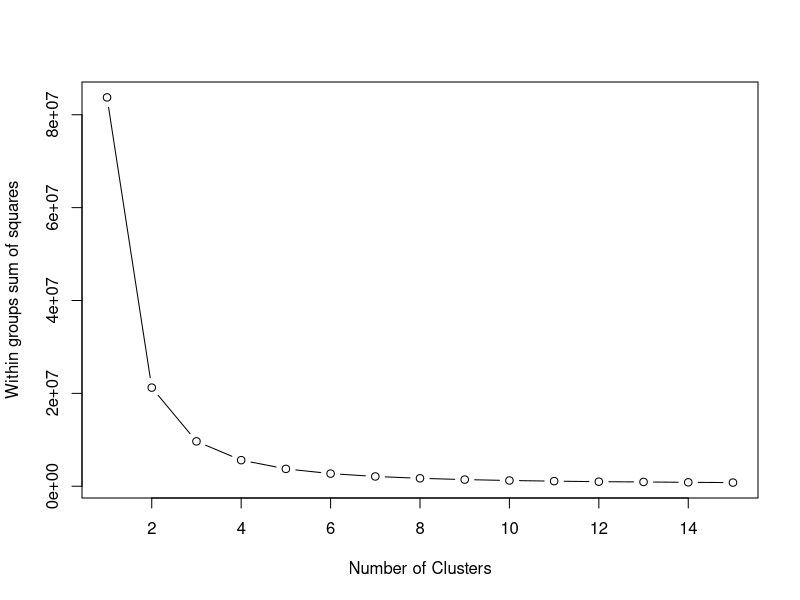
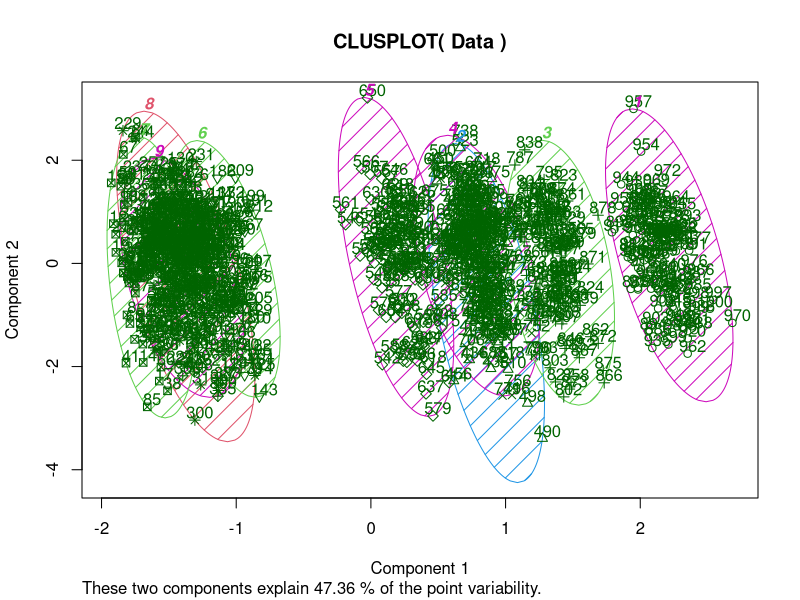
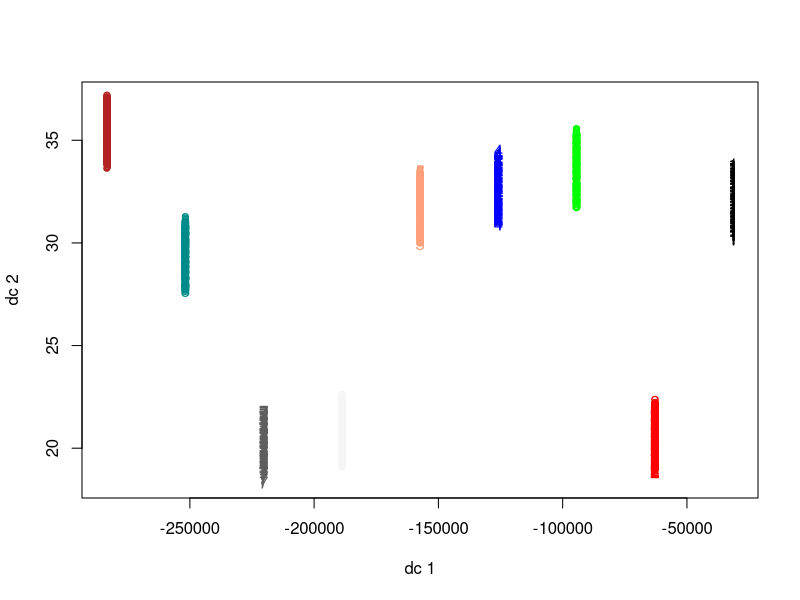

These charts were generated, in order, by the following R code:
## ---- chunk 1
library(fpc)
library(cluster)
## ---- chunk 2
Data <- read.csv("online-tutor.csv")
View(Data)
## ---- chunk 3
wss <- (nrow(Data)-1)*sum(apply(Data,2,var))
for (i in 2:15) wss[i] <- sum(kmeans(Data, 
  	centers=i)$withinss)
plot(1:15, wss, type="b", xlab="Number of Clusters",
  ylab="Within groups sum of squares")
## ---- chunk 4
fit <- kmeans(Data, 9) # 5 cluster solution
# get cluster means 
aggregate(Data,by=list(fit$cluster),FUN=mean)
## ---- chunk 5
Data <- data.frame(Data, fit$cluster) 
## ---- chunk 6
clusplot(Data, fit$cluster, color=TRUE, shade=TRUE, 
         labels=2, lines=0)
## ---- chunk 7
plotcluster(Data, fit$cluster)
